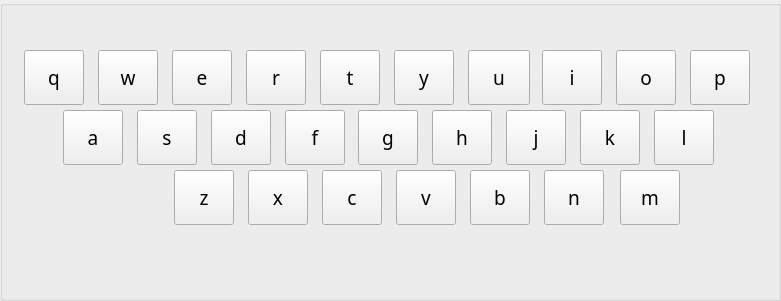
    <widget class="QGroupBox" name="abc_groupbox">
     <property name="geometry">
      <rect>
       <x>10</x>
       <y>170</y>
       <width>781</width>
       <height>301</height>
      </rect>
     </property>
     <property name="font">
      <font>
       <family>Proxima Nova</family>
       <pointsize>14</pointsize>
      </font>
     </property>
     <property name="title">
      <string/>
     </property>
     <widget class="QPushButton" name="pushButton_3">
      <property name="geometry">
       <rect>
        <x>172</x>
        <y>50</y>
        <width>60</width>
        <height>55</height>
       </rect>
      </property>
      <property name="font">
       <font>
        <family>Proxima Nova</family>
        <pointsize>14</pointsize>
       </font>
      </property>
      <property name="focusPolicy">
       <enum>Qt::NoFocus</enum>
      </property>
      <property name="text">
       <string>e</string>
      </property>
     </widget>
     <widget class="QPushButton" name="pushButton_9">
      <property name="geometry">
       <rect>
        <x>616</x>
        <y>50</y>
        <width>60</width>
        <height>55</height>
       </rect>
      </property>
      <property name="font">
       <font>
        <family>Proxima Nova</family>
        <pointsize>14</pointsize>
       </font>
      </property>
      <property name="focusPolicy">
       <enum>Qt::NoFocus</enum>
      </property>
      <property name="text">
       <string>o</string>
      </property>
     </widget>
     <widget class="QPushButton" name="pushButton_4">
      <property name="geometry">
       <rect>
        <x>246</x>
        <y>50</y>
        <width>60</width>
        <height>55</height>
       </rect>
      </property>
      <property name="font">
       <font>
        <family>Proxima Nova</family>
        <pointsize>14</pointsize>
       </font>
      </property>
      <property name="focusPolicy">
       <enum>Qt::NoFocus</enum>
      </property>
      <property name="text">
       <string>r</string>
      </property>
     </widget>
     <widget class="QPushButton" name="pushButton_10">
      <property name="geometry">
       <rect>
        <x>690</x>
        <y>50</y>
        <width>60</width>
        <height>55</height>
       </rect>
      </property>
      <property name="font">
       <font>
        <family>Proxima Nova</family>
        <pointsize>14</pointsize>
       </font>
      </property>
      <property name="focusPolicy">
       <enum>Qt::NoFocus</enum>
      </property>
      <property name="text">
       <string>p</string>
      </property>
     </widget>
     <widget class="QPushButton" name="pushButton_17">
      <property name="geometry">
       <rect>
        <x>506</x>
        <y>110</y>
        <width>60</width>
        <height>55</height>
       </rect>
      </property>
      <property name="font">
       <font>
        <family>Proxima Nova</family>
        <pointsize>14</pointsize>
       </font>
      </property>
      <property name="focusPolicy">
       <enum>Qt::NoFocus</enum>
      </property>
      <property name="text">
       <string>j</string>
      </property>
     </widget>
     <widget class="QPushButton" name="pushButton_14">
      <property name="geometry">
       <rect>
        <x>248</x>
        <y>170</y>
        <width>60</width>
        <height>55</height>
       </rect>
      </property>
      <property name="font">
       <font>
        <family>Proxima Nova</family>
        <pointsize>14</pointsize>
       </font>
      </property>
      <property name="focusPolicy">
       <enum>Qt::NoFocus</enum>
      </property>
      <property name="text">
       <string>x</string>
      </property>
     </widget>
     <widget class="QPushButton" name="pushButton_23">
      <property name="geometry">
       <rect>
        <x>174</x>
        <y>170</y>
        <width>60</width>
        <height>55</height>
       </rect>
      </property>
      <property name="font">
       <font>
        <family>Proxima Nova</family>
        <pointsize>14</pointsize>
       </font>
      </property>
      <property name="focusPolicy">
       <enum>Qt::NoFocus</enum>
      </property>
      <property name="text">
       <string>z</string>
      </property>
     </widget>
     <widget class="QPushButton" name="pushButton_6">
      <property name="geometry">
       <rect>
        <x>394</x>
        <y>50</y>
        <width>60</width>
        <height>55</height>
       </rect>
      </property>
      <property name="font">
       <font>
        <family>Proxima Nova</family>
        <pointsize>14</pointsize>
       </font>
      </property>
      <property name="focusPolicy">
       <enum>Qt::NoFocus</enum>
      </property>
      <property name="text">
       <string>y</string>
      </property>
     </widget>
     <widget class="QPushButton" name="pushButton_2">
      <property name="geometry">
       <rect>
        <x>98</x>
        <y>50</y>
        <width>60</width>
        <height>55</height>
       </rect>
      </property>
      <property name="font">
       <font>
        <family>Proxima Nova</family>
        <pointsize>14</pointsize>
       </font>
      </property>
      <property name="focusPolicy">
       <enum>Qt::NoFocus</enum>
      </property>
      <property name="text">
       <string>w</string>
      </property>
     </widget>
     <widget class="QPushButton" name="pushButton_24">
      <property name="geometry">
       <rect>
        <x>544</x>
        <y>170</y>
        <width>60</width>
        <height>55</height>
       </rect>
      </property>
      <property name="font">
       <font>
        <family>Proxima Nova</family>
        <pointsize>14</pointsize>
       </font>
      </property>
      <property name="focusPolicy">
       <enum>Qt::NoFocus</enum>
      </property>
      <property name="text">
       <string>n</string>
      </property>
     </widget>
     <widget class="QPushButton" name="pushButton_13">
      <property name="geometry">
       <rect>
        <x>358</x>
        <y>110</y>
        <width>60</width>
        <height>55</height>
       </rect>
      </property>
      <property name="font">
       <font>
        <family>Proxima Nova</family>
        <pointsize>14</pointsize>
       </font>
      </property>
      <property name="focusPolicy">
       <enum>Qt::NoFocus</enum>
      </property>
      <property name="text">
       <string>g</string>
      </property>
     </widget>
     <widget class="QPushButton" name="pushButton_11">
      <property name="geometry">
       <rect>
        <x>211</x>
        <y>110</y>
        <width>60</width>
        <height>55</height>
       </rect>
      </property>
      <property name="font">
       <font>
        <family>Proxima Nova</family>
        <pointsize>14</pointsize>
       </font>
      </property>
      <property name="focusPolicy">
       <enum>Qt::NoFocus</enum>
      </property>
      <property name="text">
       <string>d</string>
      </property>
     </widget>
     <widget class="QPushButton" name="pushButton_7">
      <property name="geometry">
       <rect>
        <x>468</x>
        <y>50</y>
        <width>62</width>
        <height>55</height>
       </rect>
      </property>
      <property name="font">
       <font>
        <family>Proxima Nova</family>
        <pointsize>14</pointsize>
       </font>
      </property>
      <property name="focusPolicy">
       <enum>Qt::NoFocus</enum>
      </property>
      <property name="text">
       <string>u</string>
      </property>
     </widget>
     <widget class="QPushButton" name="pushButton_25">
      <property name="geometry">
       <rect>
        <x>396</x>
        <y>170</y>
        <width>60</width>
        <height>55</height>
       </rect>
      </property>
      <property name="font">
       <font>
        <family>Proxima Nova</family>
        <pointsize>14</pointsize>
       </font>
      </property>
      <property name="focusPolicy">
       <enum>Qt::NoFocus</enum>
      </property>
      <property name="text">
       <string>v</string>
      </property>
     </widget>
     <widget class="QPushButton" name="pushButton_22">
      <property name="geometry">
       <rect>
        <x>620</x>
        <y>170</y>
        <width>60</width>
        <height>55</height>
       </rect>
      </property>
      <property name="font">
       <font>
        <family>Proxima Nova</family>
        <pointsize>14</pointsize>
       </font>
      </property>
      <property name="focusPolicy">
       <enum>Qt::NoFocus</enum>
      </property>
      <property name="text">
       <string>m</string>
      </property>
     </widget>
     <widget class="QPushButton" name="pushButton_21">
      <property name="geometry">
       <rect>
        <x>470</x>
        <y>170</y>
        <width>60</width>
        <height>55</height>
       </rect>
      </property>
      <property name="font">
       <font>
        <family>Proxima Nova</family>
        <pointsize>14</pointsize>
       </font>
      </property>
      <property name="focusPolicy">
       <enum>Qt::NoFocus</enum>
      </property>
      <property name="text">
       <string>b</string>
      </property>
     </widget>
     <widget class="QPushButton" name="pushButton_26">
      <property name="geometry">
       <rect>
        <x>322</x>
        <y>170</y>
        <width>60</width>
        <height>55</height>
       </rect>
      </property>
      <property name="font">
       <font>
        <family>Proxima Nova</family>
        <pointsize>14</pointsize>
       </font>
      </property>
      <property name="focusPolicy">
       <enum>Qt::NoFocus</enum>
      </property>
      <property name="text">
       <string>c</string>
      </property>
     </widget>
     <widget class="QPushButton" name="pushButton_12">
      <property name="geometry">
       <rect>
        <x>285</x>
        <y>110</y>
        <width>60</width>
        <height>55</height>
       </rect>
      </property>
      <property name="font">
       <font>
        <family>Proxima Nova</family>
        <pointsize>14</pointsize>
       </font>
      </property>
      <property name="focusPolicy">
       <enum>Qt::NoFocus</enum>
      </property>
      <property name="text">
       <string>f</string>
      </property>
     </widget>
     <widget class="QPushButton" name="pushButton_18">
      <property name="geometry">
       <rect>
        <x>137</x>
        <y>110</y>
        <width>60</width>
        <height>55</height>
       </rect>
      </property>
      <property name="font">
       <font>
        <family>Proxima Nova</family>
        <pointsize>14</pointsize>
       </font>
      </property>
      <property name="focusPolicy">
       <enum>Qt::NoFocus</enum>
      </property>
      <property name="text">
       <string>s</string>
      </property>
     </widget>
     <widget class="QPushButton" name="pushButton_15">
      <property name="geometry">
       <rect>
        <x>63</x>
        <y>110</y>
        <width>60</width>
        <height>55</height>
       </rect>
      </property>
      <property name="font">
       <font>
        <family>Proxima Nova</family>
        <pointsize>14</pointsize>
       </font>
      </property>
      <property name="focusPolicy">
       <enum>Qt::NoFocus</enum>
      </property>
      <property name="text">
       <string>a</string>
      </property>
     </widget>
     <widget class="QPushButton" name="pushButton_5">
      <property name="geometry">
       <rect>
        <x>320</x>
        <y>50</y>
        <width>60</width>
        <height>55</height>
       </rect>
      </property>
      <property name="font">
       <font>
        <family>Proxima Nova</family>
        <pointsize>14</pointsize>
       </font>
      </property>
      <property name="focusPolicy">
       <enum>Qt::NoFocus</enum>
      </property>
      <property name="text">
       <string>t</string>
      </property>
     </widget>
     <widget class="QPushButton" name="pushButton_8">
      <property name="geometry">
       <rect>
        <x>542</x>
        <y>50</y>
        <width>60</width>
        <height>55</height>
       </rect>
      </property>
      <property name="font">
       <font>
        <family>Proxima Nova</family>
        <pointsize>14</pointsize>
       </font>
      </property>
      <property name="focusPolicy">
       <enum>Qt::NoFocus</enum>
      </property>
      <property name="text">
       <string>i</string>
      </property>
     </widget>
     <widget class="QPushButton" name="pushButton_20">
      <property name="geometry">
       <rect>
        <x>654</x>
        <y>110</y>
        <width>60</width>
        <height>55</height>
       </rect>
      </property>
      <property name="font">
       <font>
        <family>Proxima Nova</family>
        <pointsize>14</pointsize>
       </font>
      </property>
      <property name="focusPolicy">
       <enum>Qt::NoFocus</enum>
      </property>
      <property name="text">
       <string>l</string>
      </property>
     </widget>
     <widget class="QPushButton" name="pushButton_16">
      <property name="geometry">
       <rect>
        <x>432</x>
        <y>110</y>
        <width>60</width>
        <height>55</height>
       </rect>
      </property>
      <property name="font">
       <font>
        <family>Proxima Nova</family>
        <pointsize>14</pointsize>
       </font>
      </property>
      <property name="focusPolicy">
       <enum>Qt::NoFocus</enum>
      </property>
      <property name="text">
       <string>h</string>
      </property>
     </widget>
     <widget class="QPushButton" name="pushButton_135">
      <property name="geometry">
       <rect>
        <x>24</x>
        <y>50</y>
        <width>60</width>
        <height>55</height>
       </rect>
      </property>
      <property name="font">
       <font>
        <family>Proxima Nova</family>
        <pointsize>14</pointsize>
       </font>
      </property>
      <property name="focusPolicy">
       <enum>Qt::NoFocus</enum>
      </property>
      <property name="text">
       <string>q</string>
      </property>
     </widget>
     <widget class="QPushButton" name="pushButton_19">
      <property name="geometry">
       <rect>
        <x>580</x>
        <y>110</y>
        <width>60</width>
        <height>55</height>
       </rect>
      </property>
      <property name="font">
       <font>
        <family>Proxima Nova</family>
        <pointsize>14</pointsize>
       </font>
      </property>
      <property name="focusPolicy">
       <enum>Qt::NoFocus</enum>
      </property>
      <property name="text">
       <string>k</string>
      </property>
     </widget>
    </widget>
